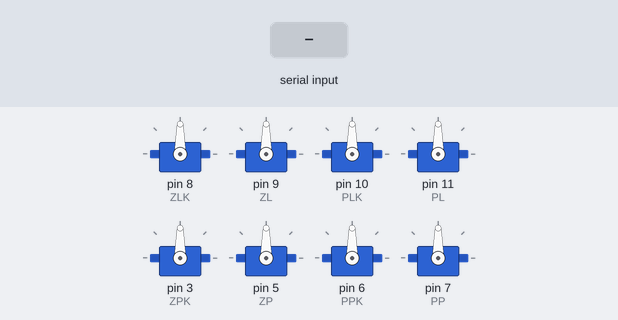
Recording of a sketch running on a simulated Arduino Uno, built with avr-gcc and run on an emulated ATmega328P. Shown: 8 × servo. Inputs (shaded band) come from the test bench.

Above: at 1.2 s.
1.3 s: "1" received over the second serial link
At 3.0 s:
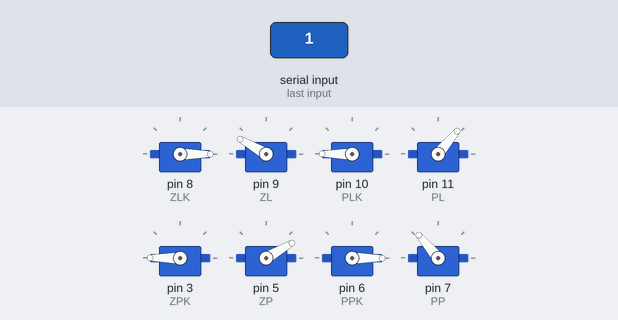
4.3 s: "2" received over the second serial link
At 6.5 s:
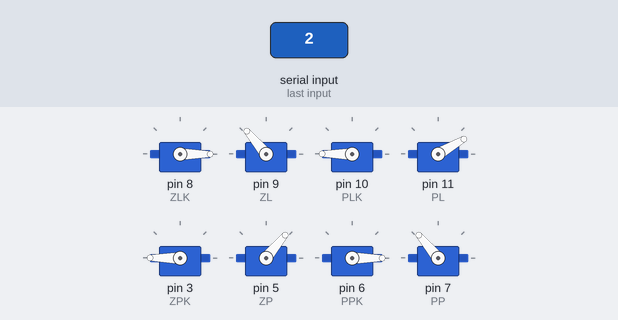
7.3 s: "3" received over the second serial link
At 8.8 s:
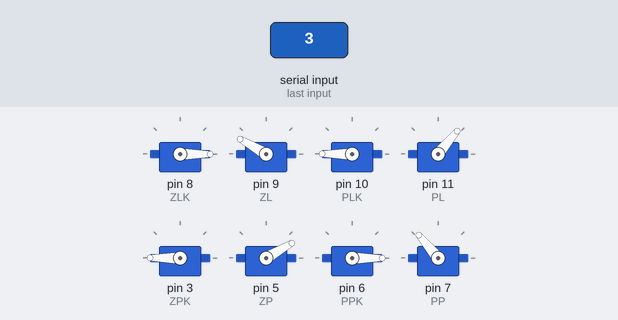
10.3 s: "4" received over the second serial link
At 12.2 s:
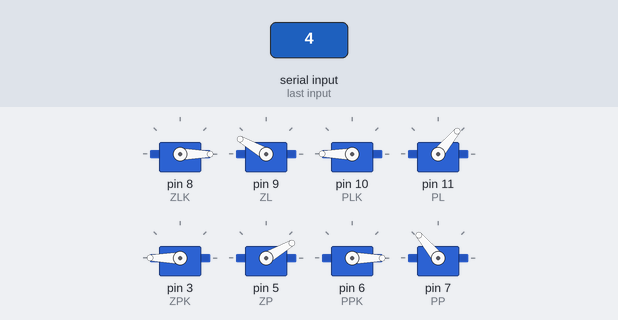
13.3 s: "5" received over the second serial link
At 14.5 s:
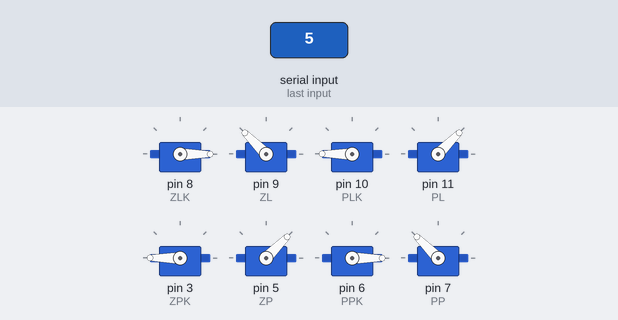
15.2 s: "6" received over the second serial link
At 15.9 s:
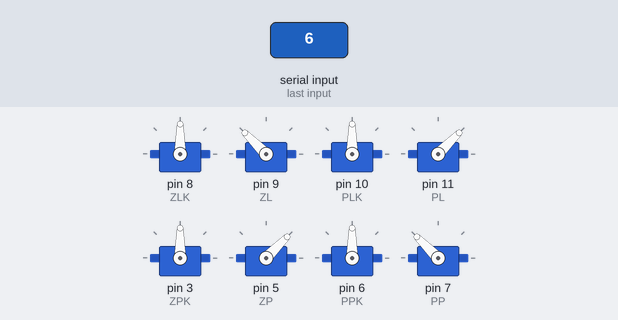
Timing chart, 0 to 17.7 s (numbered marks = the images above; inputs shaded):
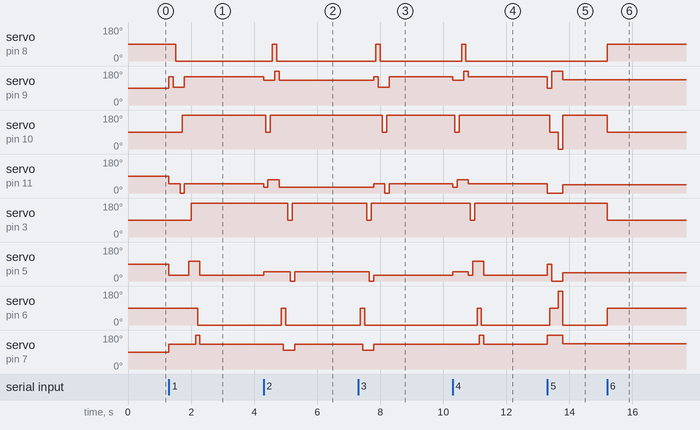

The sketch:

pavuk_v4.ino
```cpp
#include <Servo.h>
#include <SoftwareSerial.h>
SoftwareSerial Bluetooth(2, 4);
int cas = 70;
int inp = 0;
int a = 0;
int b = 0;
int c = 0;
int d = 0;
int Time = 500;

Servo ZLK;
Servo ZL;
Servo PLK;
Servo PL;
Servo ZPK;
Servo ZP;
Servo PPK;
Servo PP;

void setup() {
  Bluetooth.begin(9600);
  ZLK.attach(8);
  ZL.attach(9);
  PLK.attach(10);
  PL.attach(11);
  ZPK.attach(3);
  ZP.attach(5);
  PPK.attach(6);
  PP.attach(7);
}

void posunDL(){
  ZLK.write(90);
  delay(cas);
  ZL.write(95);
  delay(cas);
  ZLK.write(0);
  delay(cas);

  PLK.write(90);
  delay(cas);
  PL.write(0);
  delay(cas);
  PLK.write(180);
  delay(cas);
  kalibraceD();
}

void posunDR(){
  ZPK.write(90);
  delay(cas);
  ZP.write(105);
  delay(cas);
  ZPK.write(180);
  delay(cas);

  PPK.write(90);
  delay(cas);
  PP.write(180);
  delay(cas);
  PPK.write(0);
  delay(cas);
  kalibraceD();
}

void posunZL(){
  PLK.write(90);
  delay(cas);
  PL.write(70);
  delay(cas);
  PLK.write(180);
  delay(cas);

  ZLK.write(90);
  delay(cas);
  ZL.write(180);
  delay(cas);
  ZLK.write(0);
  delay(cas);
  kalibraceZ();
}

void posunZR(){
  PPK.write(90);
  delay(cas);
  PP.write(100);
  delay(cas);
  PPK.write(0);
  delay(cas);

  ZPK.write(90);
  delay(cas);
  ZP.write(0);
  delay(cas);
  ZPK.write(180);
  delay(cas);
  kalibraceZ();
}

void Xattack(){
  PP.write(180);
  PL.write(0);
  ZP.write(90);
  ZL.write(90);
  delay(cas);
  PPK.write(90);
  PLK.write(90);
  delay(cas);
  ZP.write(0);
  ZL.write(180);
  delay(cas * 3);
  PPK.write(180);
  PLK.write(0);
  delay(cas * 2);
}

void cube(){
  if (a == 1){
    b = 1;
    kalibrace();
  }
  if (a == 0){
    ZLK.write(90);
    PLK.write(90);
    ZPK.write(90);
    PPK.write(90);
    a = 1;
  }
  if (b == 1){
    a = 0;
    b = 0;
  }
}

void safe(){
  PL.write(0);
  PP.write(180);
  delay(Time);
  PLK.write(0);
  PPK.write(180);
  delay(Time);
  ZL.write(50);
  ZP.write(130);
  delay(Time);
  PLK.write(180);
  PPK.write(0);
  delay(Time);
  ZLK.write(180);
  ZPK.write(0);
  delay(Time);
  ZL.write(180);
  ZP.write(0);
  delay(Time);
}

void kalibrace(){
  ZLK.write(0);
  ZL.write(135);
  PLK.write(180);
  PL.write(45);
  ZPK.write(180);
  ZP.write(45);
  PPK.write(0);
  PP.write(135);
  }

void kalibraceD(){
  ZL.write(150);
  PL.write(50);
  ZP.write(30);
  PP.write(130);
}

void kalibraceZ(){
  ZL.write(130);
  PL.write(30);
  ZP.write(50);
  PP.write(130);
}

void dopredu(){
  kalibraceD();
  delay(cas);
  posunDL();
  delay(cas);
  posunDR();
  delay(cas);

}

void dozadu(){
  kalibraceZ();
  delay(cas);
  posunZL();
  delay(cas);
  posunZR();
  delay(cas);
}

void pravo(){
  kalibraceZ();
  delay(cas);
  posunZR();
  kalibraceD();
  delay(cas);
  posunDL();
}

void lavo(){
  kalibraceZ();
  delay(cas);
  posunZL();
  kalibraceD();
  delay(cas);
  posunDR();
}


void loop() {
  //kalibrace();
  if (Bluetooth.available()){
      inp = Bluetooth.read();
      if (inp == '1'){
        dopredu();
      }
      if (inp == '2'){
        dozadu();
      }
      if (inp == '3'){
        pravo();
      }
      if (inp == '4'){
        lavo();
      }
      if (inp == '5'){
        Xattack();
        kalibrace();
      }
      if (inp == '6'){
        cube();
      }
      if (inp == '7'){
        safe();
        kalibrace();
      }
      if (inp == '9'){
        kalibrace();
      }
    }
}
```

Measured:
- after the input at 1.3 s, servo on pin 8 (ZLK): 90° → 0° after 0.21 s; servo on pin 9 (ZL): 90° → 150° at once, → 95° 0.14 s later, → 150° 0.35 s later; servo on pin 10 (PLK): 90° → 180° after 0.42 s; servo on pin 11 (PL): 90° → 50° at once, → 0° 0.35 s later, → 50° 0.14 s later; servo on pin 3 (ZPK): 90° → 180° after 0.70 s
- after the input at 4.3 s, servo on pin 8 (ZLK): 0° → 90° after 0.28 s, → 0° 0.14 s later; servo on pin 9 (ZL): 150° → 130° at once, → 180° 0.35 s later, → 130° 0.14 s later
- after the input at 7.3 s, servo on pin 8 (ZLK): 0° → 90° after 0.56 s, → 0° 0.14 s later; servo on pin 9 (ZL): 130° → 150° after 0.49 s, → 95° 0.14 s later, → 150° 0.35 s later
- after the input at 10.3 s, servo on pin 8 (ZLK): 0° → 90° after 0.28 s, → 0° 0.14 s later; servo on pin 9 (ZL): 150° → 130° at once, → 180° 0.35 s later, → 150° 0.14 s later
- after the input at 13.3 s, servo on pin 9 (ZL): 150° → 90° at once, → 180° 0.14 s later, → 135° 0.35 s later; servo on pin 10 (PLK): 180° → 90° after 0.07 s, → 0° 0.28 s later, → 180° 0.14 s later
- after the input at 15.2 s, servo on pin 8 (ZLK), servo on pin 6 (PPK): 0° → 90° at once; servo on pin 10 (PLK), servo on pin 3 (ZPK): 180° → 90° at once
